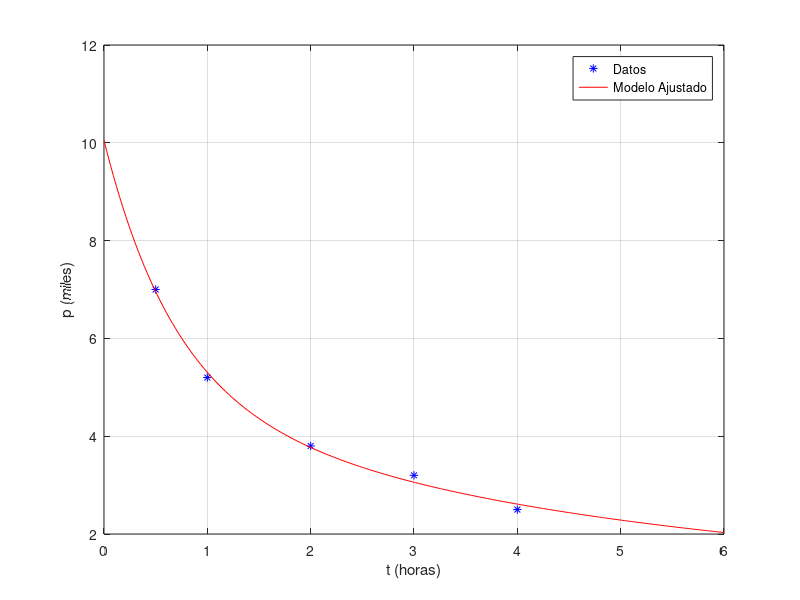

MATLAB code to generate this figure:
clear all
close all
clc

% Datos de tabla
t = [0.5, 1, 2, 3, 4]';
p = [7, 5.2, 3.8, 3.2, 2.5]';

% Matriz asociada al problema
A = [exp(-1.5*t), exp(-.3*t), exp(-.05*t)];

% Coeficientes
c = A \ p;

% Graficar
tt = linspace(0, 6, 200);
pp = c(1)*exp(-1.5*tt) + c(2)*exp(-.3*tt) + c(3)*exp(-.05*tt);

plot(t, p, '*b'); hold on; grid on
plot(tt, pp, 'r')
xlabel('t (horas)'); ylabel('p (miles)')
legend('Datos', 'Modelo Ajustado')

% Inicialmente
pin = c(1) + c(2) + c(3);

% Hora y media
p1 = c(1)*exp(-1.5*1.5) + c(2)*exp(-.3*1.5) + c(3)*exp(-.05*1.5);

% Despues de 5 horas y media
p2 = c(1)*exp(-1.5*5.5) + c(2)*exp(-.3*5.5) + c(3)*exp(-.05*5.5);

fprintf('Inicialmente habia %.2f (miles) de organismos, despues de hora y media habia %.2f, ', pin, p1)
fprintf('\ny despues de 5 horas y media habia %.2f\n', p2)